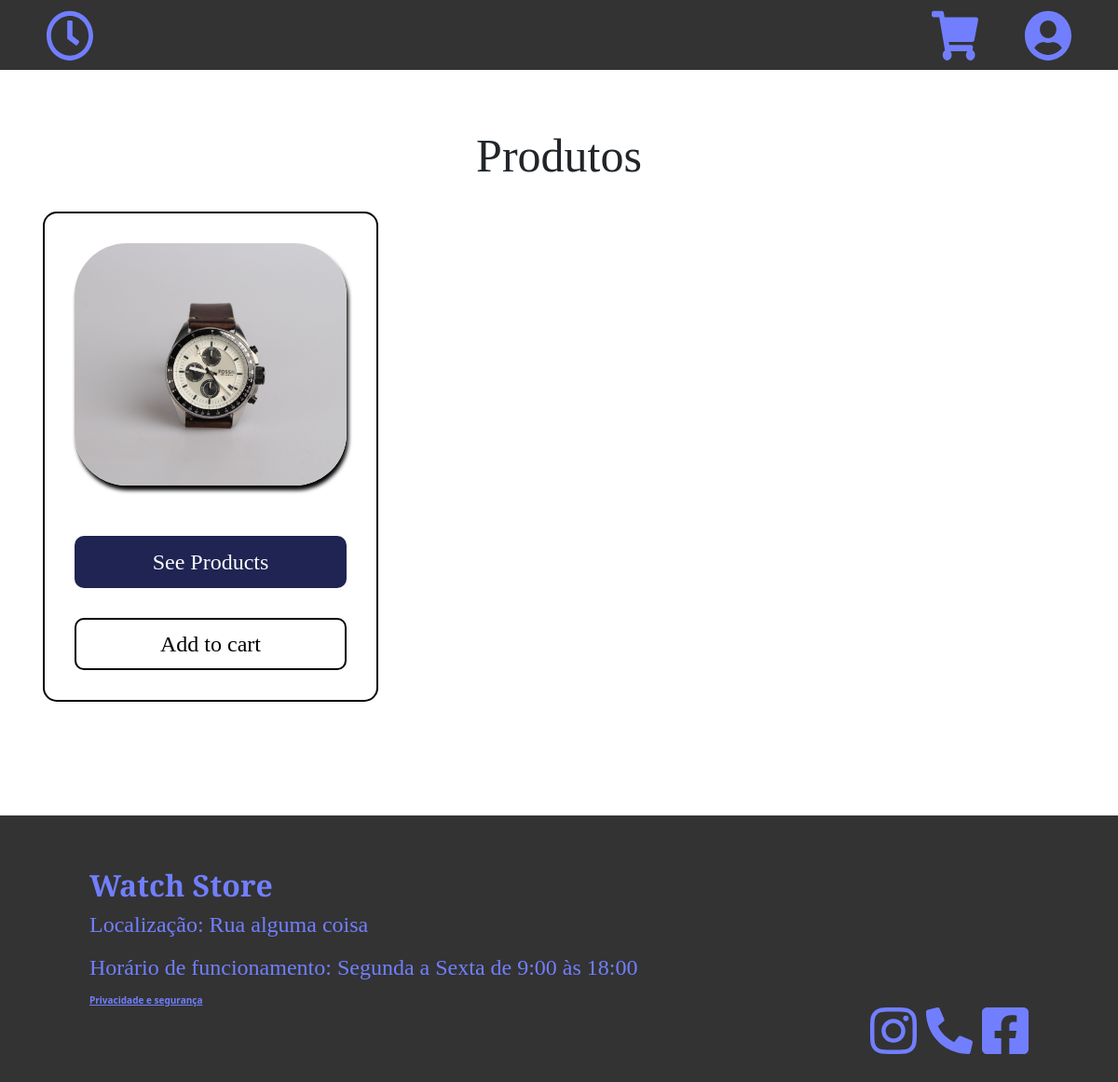
The app's page /lojarelogiosapp/products, older data.
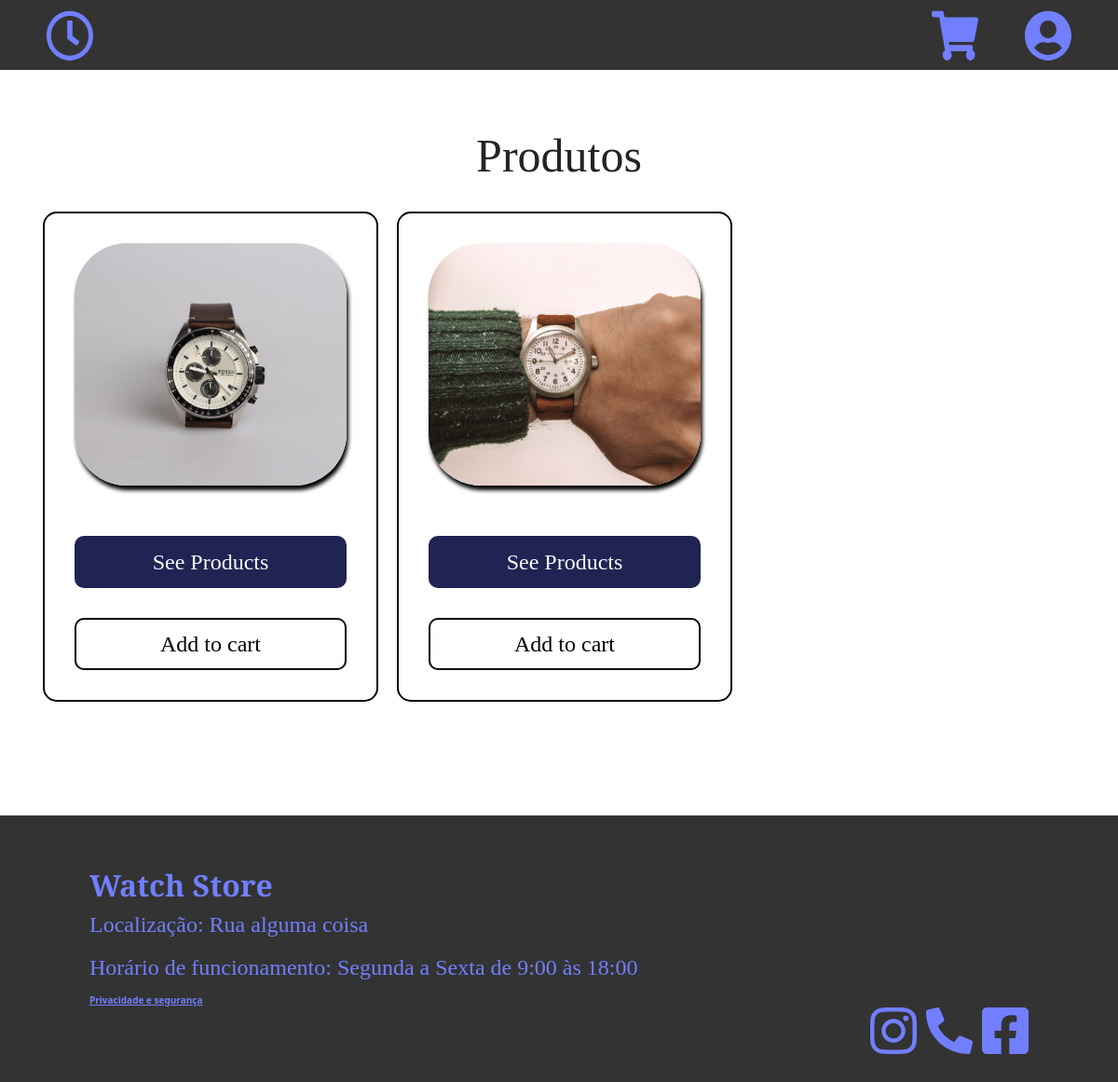
The same page, newer data.
### lojarelogiosapp/models.py (models this page shows, shortened)
class Produto(models.Model):
    id_produto = models.AutoField(primary_key=True)
    fk_carrinho = models.ManyToManyField(Carrinho, editable=False)
    fk_pedido = models.ManyToManyField(Pedido, editable=False)
    titulo = models.CharField(max_length=25)
    descricao = models.CharField(max_length=150)
    preco = models.FloatField(default=0.00)
    quantidade = models.IntegerField(default=1)
    imagem_capa = models.FileField(upload_to="lojarelogiosapp/static/lojarelogiosapp/uploads/", null=True)
    imagem_2 = models.FileField(upload_to="lojarelogiosapp/static/lojarelogiosapp/uploads/", null=True)
    imagem_3 = models.FileField(upload_to="lojarelogiosapp/static/lojarelogiosapp/uploads/", null=True)

### lojarelogiosapp/views.py (the view)
# urls.py: path('products', views.products_view, name='products'),
def products_view(request):
    if request.user.is_authenticated:
         user = request.user
         produtos = Produto.objects.all()
         carrinho = Carrinho.objects.get(fk_usuario=user.id)
         total = 0
         for produto in carrinho.produto_set.all():
              total += produto.preco
         context = {'produtos': produtos,
                     'carrinho': carrinho,
                     'total': total,
                     'available': check_available(request, produtos)
                     }
         return render(request, 'lojarelogiosapp/products/index.html', context)
    else:
      return render(request, 'lojarelogiosapp/products/index.html', {'produtos': Produto.objects.all()})

### lojarelogiosapp/templates/lojarelogiosapp/products/index.html (shortened to what this page needs)
{% extends 'base.html' %}
{% load static %}
{% block content %}
{% include 'navbar.html' %}
<main class="main" style="min-height: 100vh;">
    <div class="display-1 text-center my-5" style="font-family: cinzel;">Produtos</div>
    <div class="container cards">
        <div class="row">
            {% if produtos %}
            {% for produto in produtos %}
            {% if produto.quantidade > 0 %}
            <div class="card-product col">
                <div class="image">
                    <img src="{{produto.imagem_capa.url}}" alt="{{produto.titulo}}">
                </div>
                <div class="card-buttons">
                    <a class="btn-style1" href="{% url 'lojarelogiosapp:details' produto.id_produto %}">See Products</a>
                    <a class="btn-style2" href="{% url 'lojarelogiosapp:add_cart' produto.id_produto %}">Add to cart</a>
                </div>
            </div>
            {% endif %}
            {% endfor %}
                {% endif %}
            </div>
        </div>
</main>
{% include 'footer.html' %}
{% endblock content %}

Row changes from the older to the newer data that the page shows:
added Produto: imagem_capa (picture)
